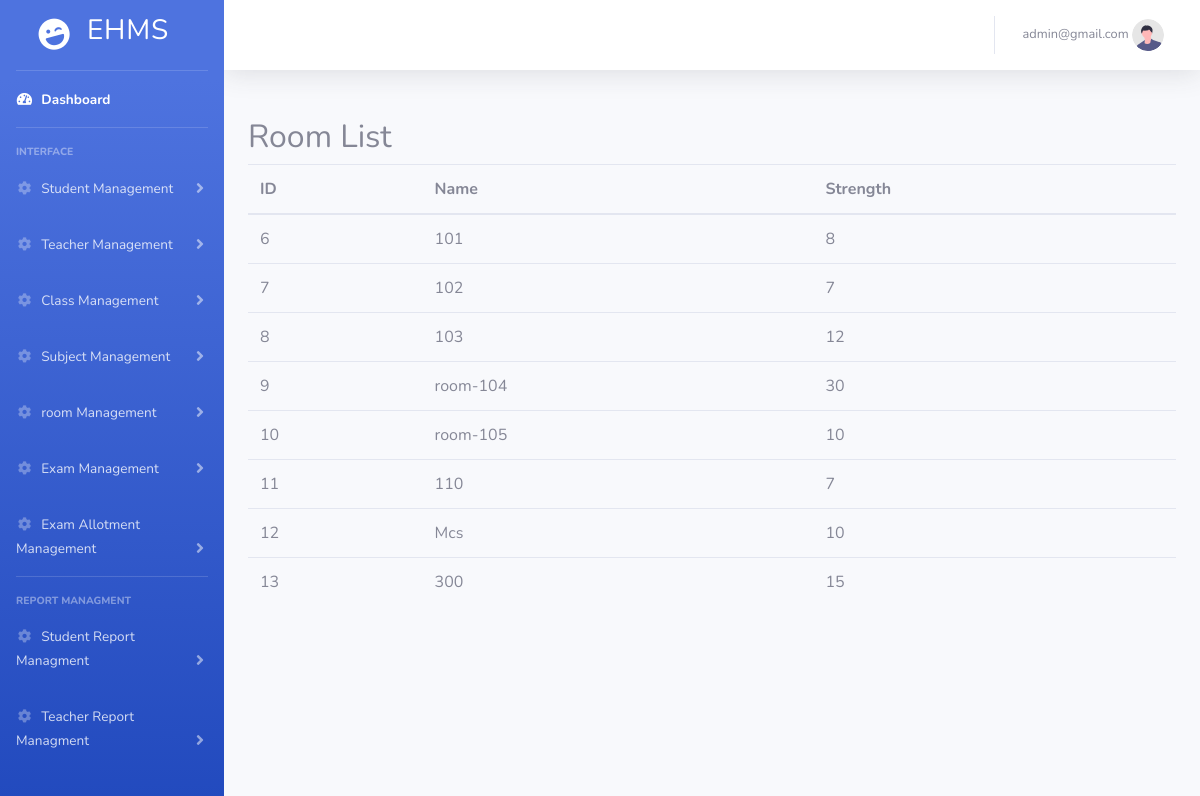
Page /show_room.php (signed in) on the committed database.
### tables this page shows
CREATE TABLE `rooms` (
  `room_id` int(11) NOT NULL,
  `name` varchar(50) NOT NULL,
  `strength` int(11) NOT NULL
);

### show_room.php (the view, shortened to what this page needs)
<!DOCTYPE html>
<html lang="en">
<head>
    <link href="vendor/fontawesome-free/css/all.min.css" rel="stylesheet" type="text/css" />
    <link href="css/sb-admin-2.min.css" rel="stylesheet" />
</head>
<body id="page-top">
    <div id="wrapper">
        <ul class="navbar-nav bg-gradient-primary sidebar sidebar-dark accordion" id="accordionSidebar">
            <a class="sidebar-brand d-flex align-items-center justify-content-center" href="index.html">
                <div class="sidebar-brand-icon rotate-n-15">
                    <i class="fas fa-laugh-wink"></i>
                </div>
                <div class="sidebar-brand-text mx-3">
                    <h3>EHMS</h3>
                </div>
            </a>
            <hr class="sidebar-divider my-0" />
            <li class="nav-item active">
                <a class="nav-link" href="index.html">
                    <i class="fas fa-fw fa-tachometer-alt"></i>
                    <span>Dashboard</span></a>
            </li>
            <hr class="sidebar-divider" />
            <div class="sidebar-heading">Interface</div>
            <li class="nav-item">
                <a class="nav-link collapsed" href="#" data-toggle="collapse" data-target="#collapseStudent"
                    aria-expanded="false" aria-controls="collapseStudent">
                    <i class="fas fa-fw fa-cog"></i>
                    <span>Student Management</span>
                </a>
            </li>
            <li class="nav-item">
                <a class="nav-link collapsed" href="#" data-toggle="collapse" data-target="#collapseTeacher"
                    aria-expanded="false" aria-controls="collapseTeacher">
                    <i class="fas fa-fw fa-cog"></i>
                    <span>Teacher Management</span>
                </a>
            </li>
            <li class="nav-item">
                <a class="nav-link collapsed" href="#" data-toggle="collapse" data-target="#collapseClass"
                    aria-expanded="false" aria-controls="collapseClass">
                    <i class="fas fa-fw fa-cog"></i>
                    <span>Class Management</span>
                </a>
            </li>
            <li class="nav-item">
                <a class="nav-link collapsed" href="#" data-toggle="collapse" data-target="#collapseSubject"
                    aria-expanded="false" aria-controls="collapseSubject">
                    <i class="fas fa-fw fa-cog"></i>
                    <span>Subject Management</span>
                </a>
            </li>
            <li class="nav-item">
                <a class="nav-link collapsed" href="#" data-toggle="collapse" data-target="#collapseRoom"
                    aria-expanded="false" aria-controls="collapseRoom">
                    <i class="fas fa-fw fa-cog"></i>
                    <span>room Management</span>
                </a>
            </li>
            <li class="nav-item">
                <a class="nav-link collapsed" href="#" data-toggle="collapse" data-target="#collapseExam"
                    aria-expanded="false" aria-controls="collapseExam">
                    <i class="fas fa-fw fa-cog"></i>
                    <span>Exam Management</span>
                </a>
            </li>
            <li class="nav-item">
                <a class="nav-link collapsed" href="#" data-toggle="collapse" data-target="#collapseExama"
                    aria-expanded="false" aria-controls="collapseExama">
                    <i class="fas fa-fw fa-cog"></i>
                    <span>Exam Allotment Management</span>
                </a>
            </li>
            <hr class="sidebar-divider" />
            <div class="sidebar-heading">Report Managment</div>
            <li class="nav-item">
                <a class="nav-link collapsed" href="#" data-toggle="collapse" data-target="#collapseTwosr"
                    aria-expanded="true" aria-controls="collapseTwosr">
                    <i class="fas fa-fw fa-cog"></i>
                    <span>Student Report Managment</span>
                </a>
            </li>
            <li class="nav-item">
                <a class="nav-link collapsed" href="#" data-toggle="collapse" data-target="#collapseTwosra"
                    aria-expanded="true" aria-controls="collapseTwosra">
                    <i class="fas fa-fw fa-cog"></i>
                    <span>Teacher Report Managment</span>
                </a>
            </li>
        </ul>
        <div id="content-wrapper" class="d-flex flex-column">
            <div id="content">
                <nav class="navbar navbar-expand navbar-light bg-white topbar mb-4 static-top shadow">
                    <ul class="navbar-nav ml-auto">
                        <li class="nav-item dropdown no-arrow">
                            <a class="nav-link dropdown-toggle" href="#" id="userDropdown" role="button"
                                data-toggle="dropdown" aria-haspopup="true" aria-expanded="false">
                                <span
                                    class="mr-2 d-none d-lg-inline text-gray-600 small"><?php echo $_SESSION['email']; ?>
                                    <img class="img-profile rounded-circle" src="img/undraw_profile.svg" />
                            </a>
                        </li>
                    </ul>
                </nav>
                <div class="container mt-5">
                    <h2>Room List</h2>
                    <table class="table">
                        <thead>
                            <tr>
                                <th>ID</th>
                                <th>Name</th>
                                <th>Strength</th>
                            </tr>
                        </thead>
                        <tbody>
                            <?php
                            include 'db_connect.php';
                            $sql = "SELECT * FROM rooms";
                            $result = $conn->query($sql);
                            if ($result->num_rows > 0) {
                                while ($row = $result->fetch_assoc()) {
                                    echo "<tr>";
                                    echo "<td>" . $row['room_id'] . "</td>";
                                    echo "<td>" . $row['name'] . "</td>";
                                    echo "<td>" . $row['strength'] . "</td>";
                                    echo "</tr>";
                                }
                            } else {
                                echo "<tr><td colspan='3'>No rooms found</td></tr>";
                            }
                            ?>
                        </tbody>
                    </table>
                </div>
            </div>
        </div>
    </div>
</body>
</html>

### rows in the picture
rooms: room_id "6", name "101", strength "8"
rooms: room_id "7", name "102", strength "7"
rooms: room_id "8", name "103", strength "12"
rooms: room_id "9", name "room-104", strength "30"
rooms: room_id "10", name "room-105", strength "10"
rooms: room_id "11", name "110", strength "7"
rooms: room_id "12", name "Mcs", strength "10"
rooms: room_id "13", name "300", strength "15"

### other values in the picture
$_SESSION['email'] "admin@gmail.com"
